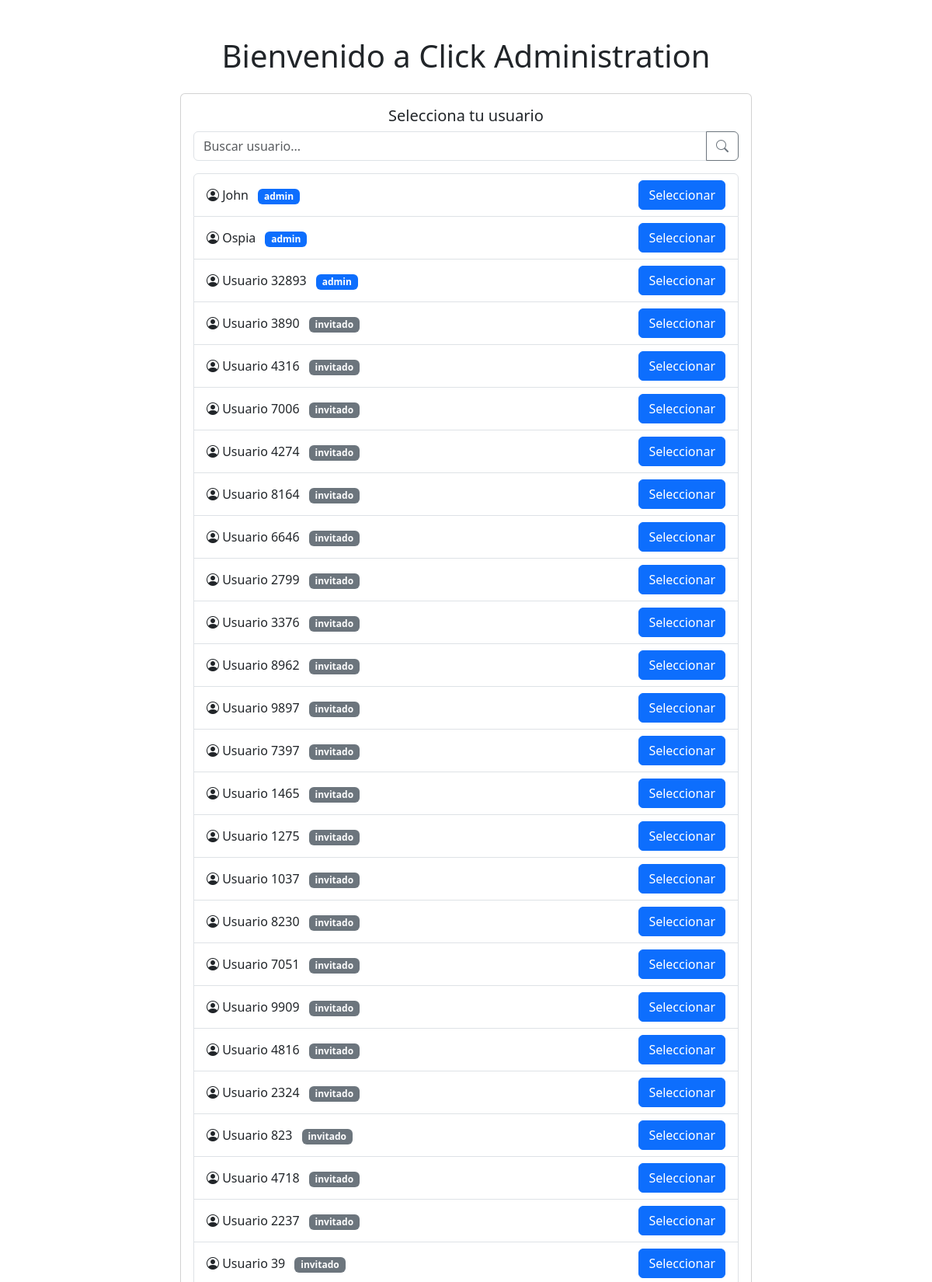
The page / (upper part) on the database its author committed.
### tables this page shows
CREATE TABLE `usuario` (
  `id_usuario` int(11) NOT NULL,
  `nombre` varchar(250) NOT NULL,
  `email` varchar(250) NOT NULL,
  `password` varchar(250) NOT NULL,
  `fecha_registro` datetime NOT NULL DEFAULT current_timestamp(),
  `rol_id` int(11) NOT NULL
);

CREATE TABLE `rol` (
  `id_rol` int(11) NOT NULL,
  `nombre_rol` varchar(250) NOT NULL
);

### controller/usuario.php (called while the page is built, shortened)
<?php
require_once 'model/usuario.php';
class UsuarioController {
    private $usuario;
    public function __construct() {
        $this->usuario = new Usuario();
    }
    public function obtenerUsuarios() {
        try {
            $result = $this->usuario->consultar();
            $usuarios = [];
            while ($row = $result->fetch_assoc()) {
                $rol = '';
                if (isset($row['rol_id'])) {
                    $rol = $row['rol_id'] == 1 ? 'admin' : 'invitado';
                }
                $usuarios[] = [
                    'id_usuario' => $row['id_usuario'],
                    'nombre' => $row['nombre'],
                    'email' => $row['email'],
                    'rol' => $rol,
                    'rol_id' => $row['rol_id'] ?? null
                ];
            }
            return $usuarios;
        } catch (Exception $e) {
            return ['error' => $e->getMessage()];
        }
    }
}
?>

### model/usuario.php (called while the page is built, shortened)
<?php
class Usuario {
    public $conn;
    function __construct(){
        $this->conn = new mysqli('localhost', 'root', '', 'clickupdated');
    }
    function consultar(){
        $sql = "SELECT usuario.id_usuario, usuario.nombre, usuario.email, usuario.password, usuario.fecha_registro, usuario.rol_id, rol.nombre_rol
                FROM usuario
                LEFT JOIN rol ON usuario.rol_id = rol.id_rol
                ORDER BY usuario.id_usuario";
        $res = $this->conn->query($sql);
        return $res;
    }
}
?>

### index.php (the view, shortened to what this page needs)
<?php
require_once 'controller/usuario.php';
$usuarioController = new UsuarioController();
$usuarios = $usuarioController->obtenerUsuarios();
if (!isset($_GET['view']) || $_GET['view'] === 'index') {
    ?>
    <!DOCTYPE html>
    <html lang="es">
    <head>
        <link href="https://cdn.jsdelivr.net/npm/bootstrap@5.3.0/dist/css/bootstrap.min.css" rel="stylesheet">
        <link href="https://cdn.jsdelivr.net/npm/bootstrap-icons@1.7.2/font/bootstrap-icons.css" rel="stylesheet">
    </head>
    <body>
        <div class="container mt-5">
            <div class="row justify-content-center">
                <div class="col-md-8 text-center">
                    <h1 class="mb-4">Bienvenido a Click Administration</h1>
                    <div class="card mb-4">
                        <div class="card-body">
                            <h5 class="card-title">Selecciona tu usuario</h5>
                            <form action="index.php" method="post" class="mb-3">
                                <div class="input-group mb-3">
                                    <input type="text" class="form-control" id="buscarUsuario" placeholder="Buscar usuario...">
                                    <button class="btn btn-outline-secondary" type="button" id="btnBuscar">
                                        <i class="bi bi-search"></i>
                                    </button>
                                </div>
                                <div class="list-group" id="listaUsuarios">
                                    <?php foreach($usuarios as $usuario): ?>
                                        <div class="list-group-item">
                                            <div class="d-flex justify-content-between align-items-center">
                                                <div>
                                                    <i class="bi bi-person-circle"></i>
                                                    <?php echo htmlspecialchars($usuario['nombre']); ?>
                                                    <span class="badge bg-<?php echo $usuario['rol'] === 'admin' ? 'primary' : 'secondary'; ?> ms-2">
                                                        <?php echo htmlspecialchars($usuario['rol']); ?>
                                                    </span>
                                                </div>
                                                <form method="post" class="d-inline">
                                                    <button type="submit" name="seleccionar_usuario" class="btn btn-primary">
                                                        Seleccionar
                                                    </button>
                                                </form>
                                            </div>
                                        </div>
                                    <?php endforeach; ?>
                                </div>
                            </form>
                        </div>
                    </div>
                </div>
            </div>
        </div>
    </body>
    </html>
    <?php
}
?>

### rows shown on the page
usuario: nombre "John", rol.nombre_rol "admin"
usuario: nombre "Ospia", rol.nombre_rol "admin"
usuario: nombre "Usuario 32893", rol.nombre_rol "admin"
usuario: nombre "Usuario 3890", rol.nombre_rol "invitado"
usuario: nombre "Usuario 4316", rol.nombre_rol "invitado"
usuario: nombre "Usuario 7006", rol.nombre_rol "invitado"
usuario: nombre "Usuario 4274", rol.nombre_rol "invitado"
usuario: nombre "Usuario 8164", rol.nombre_rol "invitado"
usuario: nombre "Usuario 6646", rol.nombre_rol "invitado"
usuario: nombre "Usuario 2799", rol.nombre_rol "invitado"
usuario: nombre "Usuario 3376", rol.nombre_rol "invitado"
usuario: nombre "Usuario 8962", rol.nombre_rol "invitado"
usuario: nombre "Usuario 9897", rol.nombre_rol "invitado"
usuario: nombre "Usuario 7397", rol.nombre_rol "invitado"
usuario: nombre "Usuario 1465", rol.nombre_rol "invitado"
usuario: nombre "Usuario 1275", rol.nombre_rol "invitado"
usuario: nombre "Usuario 1037", rol.nombre_rol "invitado"
usuario: nombre "Usuario 8230", rol.nombre_rol "invitado"
usuario: nombre "Usuario 7051", rol.nombre_rol "invitado"
usuario: nombre "Usuario 9909", rol.nombre_rol "invitado"
usuario: nombre "Usuario 4816", rol.nombre_rol "invitado"
usuario: nombre "Usuario 2324", rol.nombre_rol "invitado"
usuario: nombre "Usuario 823", rol.nombre_rol "invitado"
usuario: nombre "Usuario 4718", rol.nombre_rol "invitado"
usuario: nombre "Usuario 2237", rol.nombre_rol "invitado"
usuario: nombre "Usuario 39", rol.nombre_rol "invitado"
